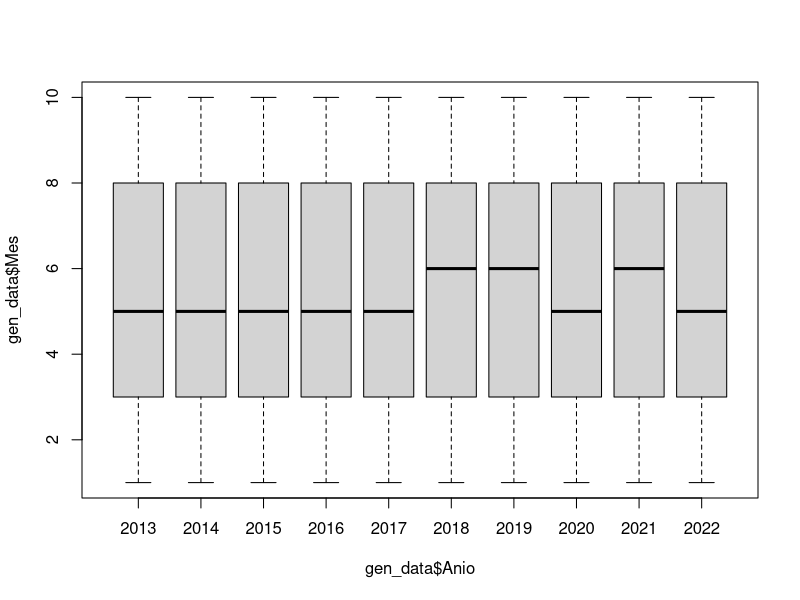
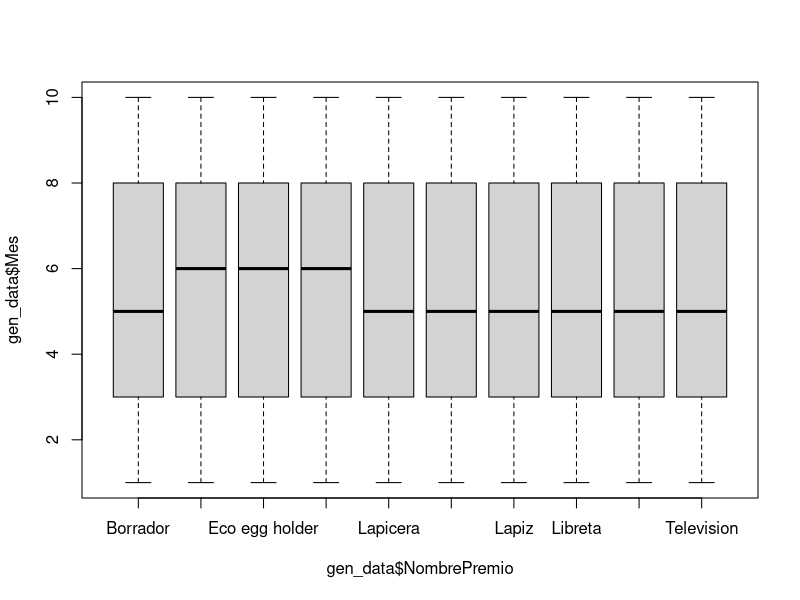
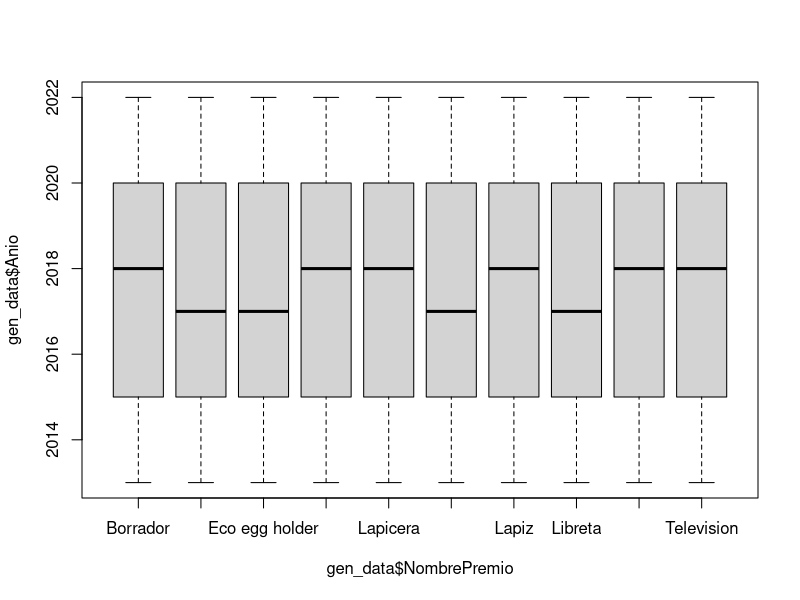

Write R code to recreate these figures, in order.
# 1 = Altas, 2 = Medias, 3 = Bajas
ventas = factor(c(1, 2, 3))

NomPremio = c("Lapiz", "Borrador", "Lapicera", "Jarra", "Telefono", "Lapicero", "Libreta", "Colores", "Eco egg holder", "Television")

NombrePremio <- factor(NomPremio)

pre_data <- data.frame(
  Key = 1:10,
  NombrePremio,
  Valor = c(10, 20, 50, 120, 125, 175, 210, 350, 12, 129),
  Mes = c(1, 2, 3, 4, 5, 6, 7, 8, 9, 10),
  Anio = c(2013, 2014, 2015, 2016, 2017, 2018, 2019, 2020, 2021, 2022)
)

gen_data <- function(no_of_recs) {
  
  Key = sample(pre_data$Key, no_of_recs, replace = T)
  
  NombrePremio = pre_data[Key,]$NombrePremio
  Valor = pre_data[Key,]$Valor
  Mes = sample(pre_data$Mes, no_of_recs, replace = T)
  Anio = sample(pre_data$Anio, no_of_recs, replace = T)
  Ventas = sample(ventas, no_of_recs, replace = T)
  
  dataValors <- data.frame(
    Key = Key,
    NombrePremio = NombrePremio,
    Ventas = Ventas,
    Valor = Valor,
    Mes = Mes,
    Anio = Anio
  )
  
  return(dataValors)
}

gen_data <- gen_data(5000)

head(gen_data, n = 5)

tail(gen_data, n = 5)

str(gen_data)

library(psych)

describe(gen_data)

summary(gen_data)

boxplot(gen_data$Mes~gen_data$Anio, data = gen_data)

boxplot(gen_data$Mes~gen_data$NombrePremio, data = gen_data)

boxplot(gen_data$Anio~gen_data$NombrePremio, data = gen_data)

set.seed(2020)
muestra       <- sample(1:5000, 2700)
entrenamiento <- gen_data[muestra,]
prueba        <- gen_data[-muestra,]

dim(entrenamiento)[1]
dim(prueba)[1]


tester <- data.frame(
  Key = c(2, 8), # 2 = Borrador, 8 = Colores
  Valor = c(20, 350),
  Mes = c(10, 5),
  Anio = c(2016, 2022)
)

library(class)
modelo <- knn(train = entrenamiento[,-2:-3], test=tester, cl = entrenamiento$Ventas, k=5)
modelo

